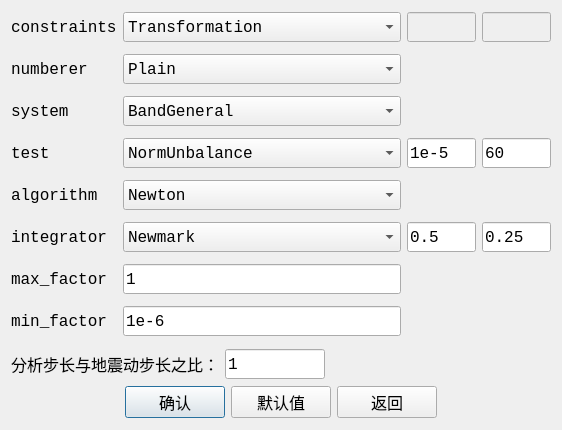
<?xml version="1.0" encoding="UTF-8"?>
<ui version="4.0">
 <class>win_solve_setting</class>
 <widget class="QDialog" name="win_solve_setting">
  <property name="geometry">
   <rect>
    <x>0</x>
    <y>0</y>
    <width>562</width>
    <height>430</height>
   </rect>
  </property>
  <property name="minimumSize">
   <size>
    <width>562</width>
    <height>430</height>
   </size>
  </property>
  <property name="maximumSize">
   <size>
    <width>562</width>
    <height>430</height>
   </size>
  </property>
  <property name="font">
   <font>
    <family>Consolas</family>
    <pointsize>12</pointsize>
   </font>
  </property>
  <property name="windowTitle">
   <string>求解参数</string>
  </property>
  <property name="windowIcon">
   <iconset resource="../resource_rc/resource.qrc">
    <normaloff>:/插图/N.png</normaloff>:/插图/N.png</iconset>
  </property>
  <layout class="QVBoxLayout" name="verticalLayout">
   <item>
    <layout class="QGridLayout" name="gridLayout" rowstretch="0,0,0,0,0,0,0,0">
     <property name="bottomMargin">
      <number>6</number>
     </property>
     <property name="verticalSpacing">
      <number>12</number>
     </property>
     <item row="0" column="1">
      <widget class="QComboBox" name="comboBox">
       <property name="minimumSize">
        <size>
         <width>0</width>
         <height>30</height>
        </size>
       </property>
       <property name="currentIndex">
        <number>3</number>
       </property>
       <item>
        <property name="text">
         <string>Plain</string>
        </property>
       </item>
       <item>
        <property name="text">
         <string>Lagrange</string>
        </property>
       </item>
       <item>
        <property name="text">
         <string>Penalty</string>
        </property>
       </item>
       <item>
        <property name="text">
         <string>Transformation</string>
        </property>
       </item>
      </widget>
     </item>
     <item row="7" column="0">
      <widget class="QLabel" name="label_8">
       <property name="text">
        <string>min_factor</string>
       </property>
      </widget>
     </item>
     <item row="1" column="0">
      <widget class="QLabel" name="label_2">
       <property name="text">
        <string>numberer</string>
       </property>
      </widget>
     </item>
     <item row="5" column="1">
      <widget class="QComboBox" name="comboBox_6">
       <property name="minimumSize">
        <size>
         <width>0</width>
         <height>30</height>
        </size>
       </property>
       <property name="currentIndex">
        <number>1</number>
       </property>
       <item>
        <property name="text">
         <string>CentralDifference</string>
        </property>
       </item>
       <item>
        <property name="text">
         <string>Newmark</string>
        </property>
       </item>
       <item>
        <property name="text">
         <string>HHT</string>
        </property>
       </item>
       <item>
        <property name="text">
         <string>GeneralizedAlpha</string>
        </property>
       </item>
       <item>
        <property name="text">
         <string>TRBDF2</string>
        </property>
       </item>
       <item>
        <property name="text">
         <string>Explicitdifference</string>
        </property>
       </item>
      </widget>
     </item>
     <item row="0" column="3">
      <widget class="QLineEdit" name="lineEdit_4">
       <property name="enabled">
        <bool>false</bool>
       </property>
       <property name="minimumSize">
        <size>
         <width>0</width>
         <height>30</height>
        </size>
       </property>
      </widget>
     </item>
     <item row="2" column="2" colspan="2">
      <spacer name="horizontalSpacer_3">
       <property name="orientation">
        <enum>Qt::Horizontal</enum>
       </property>
       <property name="sizeHint" stdset="0">
        <size>
         <width>298</width>
         <height>20</height>
        </size>
       </property>
      </spacer>
     </item>
     <item row="7" column="1">
      <widget class="QLineEdit" name="lineEdit_2">
       <property name="minimumSize">
        <size>
         <width>0</width>
         <height>30</height>
        </size>
       </property>
       <property name="text">
        <string>1e-6</string>
       </property>
      </widget>
     </item>
     <item row="5" column="2">
      <widget class="QLineEdit" name="lineEdit_9">
       <property name="minimumSize">
        <size>
         <width>0</width>
         <height>30</height>
        </size>
       </property>
       <property name="text">
        <string>0.5</string>
       </property>
      </widget>
     </item>
     <item row="6" column="1">
      <widget class="QLineEdit" name="lineEdit">
       <property name="minimumSize">
        <size>
         <width>0</width>
         <height>30</height>
        </size>
       </property>
       <property name="text">
        <string>1</string>
       </property>
      </widget>
     </item>
     <item row="0" column="0">
      <widget class="QLabel" name="label">
       <property name="text">
        <string>constraints</string>
       </property>
      </widget>
     </item>
     <item row="6" column="0">
      <widget class="QLabel" name="label_7">
       <property name="text">
        <string>max_factor</string>
       </property>
      </widget>
     </item>
     <item row="3" column="3">
      <widget class="QLineEdit" name="lineEdit_6">
       <property name="minimumSize">
        <size>
         <width>0</width>
         <height>30</height>
        </size>
       </property>
       <property name="text">
        <string>60</string>
       </property>
      </widget>
     </item>
     <item row="0" column="2">
      <widget class="QLineEdit" name="lineEdit_3">
       <property name="enabled">
        <bool>false</bool>
       </property>
       <property name="minimumSize">
        <size>
         <width>0</width>
         <height>30</height>
        </size>
       </property>
      </widget>
     </item>
     <item row="1" column="1">
      <widget class="QComboBox" name="comboBox_2">
       <property name="minimumSize">
        <size>
         <width>0</width>
         <height>30</height>
        </size>
       </property>
       <item>
        <property name="text">
         <string>Plain</string>
        </property>
       </item>
       <item>
        <property name="text">
         <string>RCM</string>
        </property>
       </item>
       <item>
        <property name="text">
         <string>AMD</string>
        </property>
       </item>
      </widget>
     </item>
     <item row="4" column="1">
      <widget class="QComboBox" name="comboBox_5">
       <property name="minimumSize">
        <size>
         <width>0</width>
         <height>30</height>
        </size>
       </property>
       <property name="currentIndex">
        <number>1</number>
       </property>
       <item>
        <property name="text">
         <string>Linear</string>
        </property>
       </item>
       <item>
        <property name="text">
         <string>Newton</string>
        </property>
       </item>
       <item>
        <property name="text">
         <string>NewtonLineSearch</string>
        </property>
       </item>
       <item>
        <property name="text">
         <string>ModifiedNewton</string>
        </property>
       </item>
       <item>
        <property name="text">
         <string>KrylovNewton</string>
        </property>
       </item>
       <item>
        <property name="text">
         <string>SecantNewton</string>
        </property>
       </item>
       <item>
        <property name="text">
         <string>BFGS</string>
        </property>
       </item>
       <item>
        <property name="text">
         <string>Broyden</string>
        </property>
       </item>
      </widget>
     </item>
     <item row="1" column="2" colspan="2">
      <spacer name="horizontalSpacer_2">
       <property name="orientation">
        <enum>Qt::Horizontal</enum>
       </property>
       <property name="sizeHint" stdset="0">
        <size>
         <width>298</width>
         <height>20</height>
        </size>
       </property>
      </spacer>
     </item>
     <item row="5" column="3">
      <widget class="QLineEdit" name="lineEdit_10">
       <property name="minimumSize">
        <size>
         <width>0</width>
         <height>30</height>
        </size>
       </property>
       <property name="text">
        <string>0.25</string>
       </property>
      </widget>
     </item>
     <item row="3" column="0">
      <widget class="QLabel" name="label_4">
       <property name="text">
        <string>test</string>
       </property>
      </widget>
     </item>
     <item row="2" column="0">
      <widget class="QLabel" name="label_3">
       <property name="text">
        <string>system</string>
       </property>
      </widget>
     </item>
     <item row="6" column="2" colspan="2">
      <spacer name="horizontalSpacer_5">
       <property name="orientation">
        <enum>Qt::Horizontal</enum>
       </property>
       <property name="sizeHint" stdset="0">
        <size>
         <width>308</width>
         <height>20</height>
        </size>
       </property>
      </spacer>
     </item>
     <item row="5" column="0">
      <widget class="QLabel" name="label_6">
       <property name="text">
        <string>integrator</string>
       </property>
      </widget>
     </item>
     <item row="7" column="2" colspan="2">
      <spacer name="horizontalSpacer_6">
       <property name="orientation">
        <enum>Qt::Horizontal</enum>
       </property>
       <property name="sizeHint" stdset="0">
        <size>
         <width>308</width>
         <height>20</height>
        </size>
       </property>
      </spacer>
     </item>
     <item row="4" column="0">
      <widget class="QLabel" name="label_5">
       <property name="text">
        <string>algorithm</string>
       </property>
      </widget>
     </item>
     <item row="2" column="1">
      <widget class="QComboBox" name="comboBox_3">
       <property name="minimumSize">
        <size>
         <width>0</width>
         <height>30</height>
        </size>
       </property>
       <item>
        <property name="text">
         <string>BandGeneral</string>
        </property>
       </item>
       <item>
        <property name="text">
         <string>BandSPD</string>
        </property>
       </item>
       <item>
        <property name="text">
         <string>ProfileSPD</string>
        </property>
       </item>
       <item>
        <property name="text">
         <string>SuperLU</string>
        </property>
       </item>
       <item>
        <property name="text">
         <string>UmfPack</string>
        </property>
       </item>
       <item>
        <property name="text">
         <string>FullGeneral</string>
        </property>
       </item>
       <item>
        <property name="text">
         <string>SparseSYM</string>
        </property>
       </item>
      </widget>
     </item>
     <item row="3" column="1">
      <widget class="QComboBox" name="comboBox_4">
       <property name="minimumSize">
        <size>
         <width>0</width>
         <height>30</height>
        </size>
       </property>
       <item>
        <property name="text">
         <string>NormUnbalance</string>
        </property>
       </item>
       <item>
        <property name="text">
         <string>NormDispIncr</string>
        </property>
       </item>
       <item>
        <property name="text">
         <string>EnergyIncr</string>
        </property>
       </item>
       <item>
        <property name="text">
         <string>RelativeNormUnbalance</string>
        </property>
       </item>
       <item>
        <property name="text">
         <string>RelativeNormDispIncr</string>
        </property>
       </item>
       <item>
        <property name="text">
         <string>RelativeTotalNormDispIncr</string>
        </property>
       </item>
       <item>
        <property name="text">
         <string>RelativeEnergyIncr</string>
        </property>
       </item>
       <item>
        <property name="text">
         <string>FixedNumIter</string>
        </property>
       </item>
      </widget>
     </item>
     <item row="3" column="2">
      <widget class="QLineEdit" name="lineEdit_5">
       <property name="minimumSize">
        <size>
         <width>0</width>
         <height>30</height>
        </size>
       </property>
       <property name="text">
        <string>1e-5</string>
       </property>
      </widget>
     </item>
     <item row="4" column="2" colspan="2">
      <spacer name="horizontalSpacer_4">
       <property name="orientation">
        <enum>Qt::Horizontal</enum>
       </property>
       <property name="sizeHint" stdset="0">
        <size>
         <width>298</width>
         <height>20</height>
        </size>
       </property>
      </spacer>
     </item>
    </layout>
   </item>
   <item>
    <layout class="QHBoxLayout" name="horizontalLayout" stretch="0,0,1">
     <item>
      <widget class="QLabel" name="label_9">
       <property name="minimumSize">
        <size>
         <width>0</width>
         <height>30</height>
        </size>
       </property>
       <property name="text">
        <string>分析步长与地震动步长之比：</string>
       </property>
      </widget>
     </item>
     <item>
      <widget class="QLineEdit" name="lineEdit_7">
       <property name="minimumSize">
        <size>
         <width>100</width>
         <height>30</height>
        </size>
       </property>
       <property name="maximumSize">
        <size>
         <width>100</width>
         <height>30</height>
        </size>
       </property>
       <property name="text">
        <string>1</string>
       </property>
      </widget>
     </item>
     <item>
      <spacer name="horizontalSpacer">
       <property name="orientation">
        <enum>Qt::Horizontal</enum>
       </property>
       <property name="sizeHint" stdset="0">
        <size>
         <width>40</width>
         <height>20</height>
        </size>
       </property>
      </spacer>
     </item>
    </layout>
   </item>
   <item>
    <layout class="QHBoxLayout" name="horizontalLayout_2" stretch="1,0,0,0,1">
     <item>
      <spacer name="horizontalSpacer_8">
       <property name="orientation">
        <enum>Qt::Horizontal</enum>
       </property>
       <property name="sizeHint" stdset="0">
        <size>
         <width>40</width>
         <height>20</height>
        </size>
       </property>
      </spacer>
     </item>
     <item>
      <widget class="QPushButton" name="pushButton">
       <property name="minimumSize">
        <size>
         <width>100</width>
         <height>30</height>
        </size>
       </property>
       <property name="text">
        <string>确认</string>
       </property>
      </widget>
     </item>
     <item>
      <widget class="QPushButton" name="pushButton_3">
       <property name="minimumSize">
        <size>
         <width>100</width>
         <height>30</height>
        </size>
       </property>
       <property name="text">
        <string>默认值</string>
       </property>
      </widget>
     </item>
     <item>
      <widget class="QPushButton" name="pushButton_2">
       <property name="minimumSize">
        <size>
         <width>100</width>
         <height>30</height>
        </size>
       </property>
       <property name="text">
        <string>返回</string>
       </property>
      </widget>
     </item>
     <item>
      <spacer name="horizontalSpacer_9">
       <property name="orientation">
        <enum>Qt::Horizontal</enum>
       </property>
       <property name="sizeHint" stdset="0">
        <size>
         <width>40</width>
         <height>20</height>
        </size>
       </property>
      </spacer>
     </item>
    </layout>
   </item>
  </layout>
 </widget>
 <resources>
  <include location="../resource_rc/resource.qrc"/>
 </resources>
 <connections/>
</ui>
